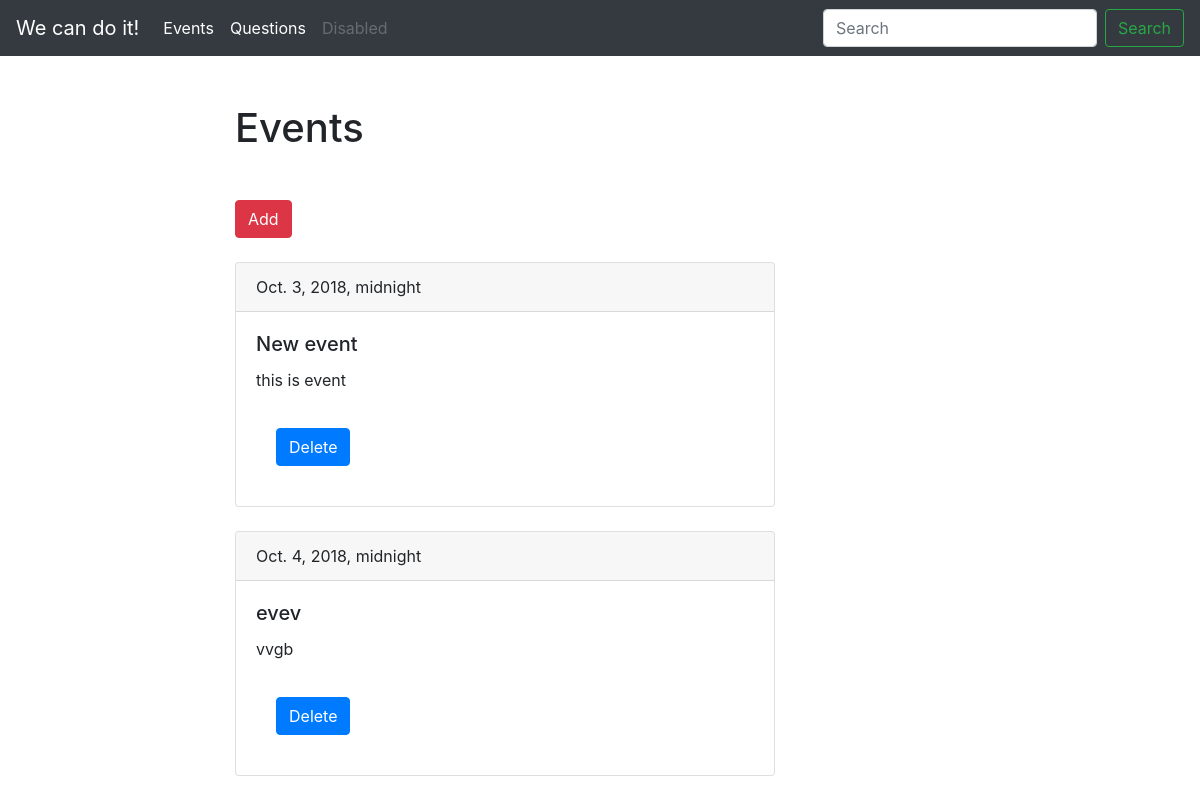
/blog/, run on an earlier commit of the app's database.
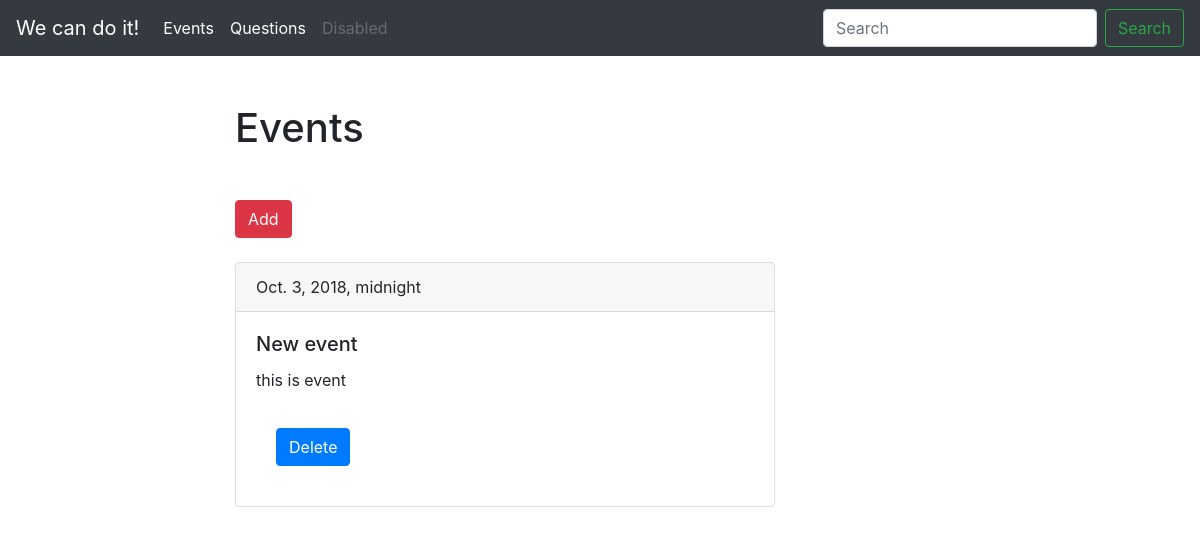
And on a later commit of the database.
### blog/models.py (models this page shows, shortened)
class Event(models.Model):
	text = models.CharField(max_length=200)
	body = models.CharField(max_length=4096)
	post_date = models.DateTimeField('the date on which the post will be sent')

### blog/views.py (the view)
# urls.py: path('', event_list, name='event_list_url'),
def event_list(request):
	events = Event.objects.all()
	return render(request, 'blog/index.html', context={'events': events})

### blog/templates/blog/index.html (shortened to what this page needs)
{% extends 'blog/base_blog.html' %}
	{% block content %}
	<h1 class="mb-5">Events</h1>
	<a type="button" href="{% url 'events_page' %}" class="btn btn-danger mb-4">Add</a>
	{% for event in events %}
	<form action="{% url 'events_delete' %}" method="post">{% csrf_token %}
		<div class="card mb-4">
			<div class="card-header" name="date_event">
				{{ event.post_date }}
			</div>
			<div class="card-body">
				<h5 class="card-title", name="text_event">{{ event.text }}</h5>
				<p class="card-text">{{ event.body|truncatewords:15 }}</p>
				<div class="card-body">
					<button type="submit" class="btn btn-primary">Delete</button>
				</div>
			</div>
		</div>
	</form>
		{% endfor %}
	{% endblock %}

What changed in the data, as far as the page shows it:
removed Event: post_date "Oct. 4, 2018, midnight", text "evev", body "vvgb"
